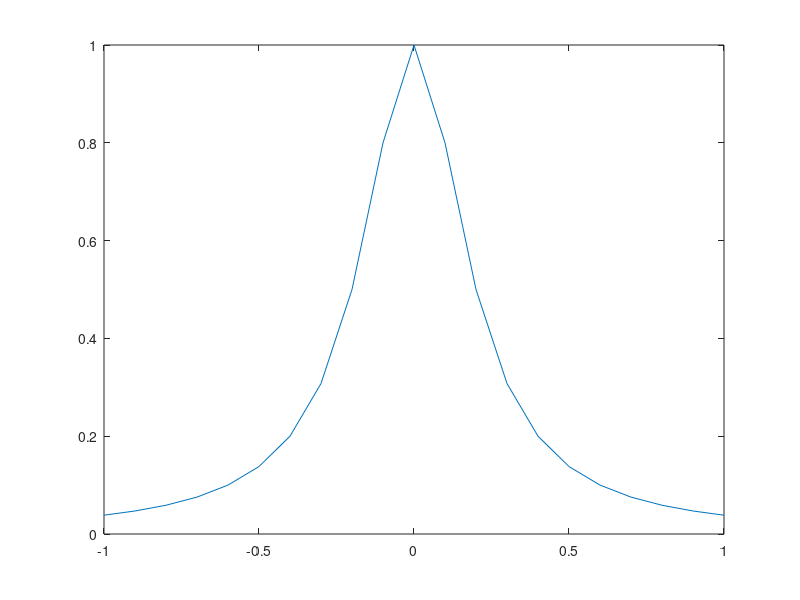

The MATLAB source for this figure: (Note: this script raises an error after producing the figure.)
x1=-1:0.1:1;
x2=x1(1:2:size(x1, 2));
plot(x1, 1./(1+25*x1.^2));
hold on;
plot(x1, lagrange_interp(x2, 1./(1+25*x2.^2), x1), 'r');
